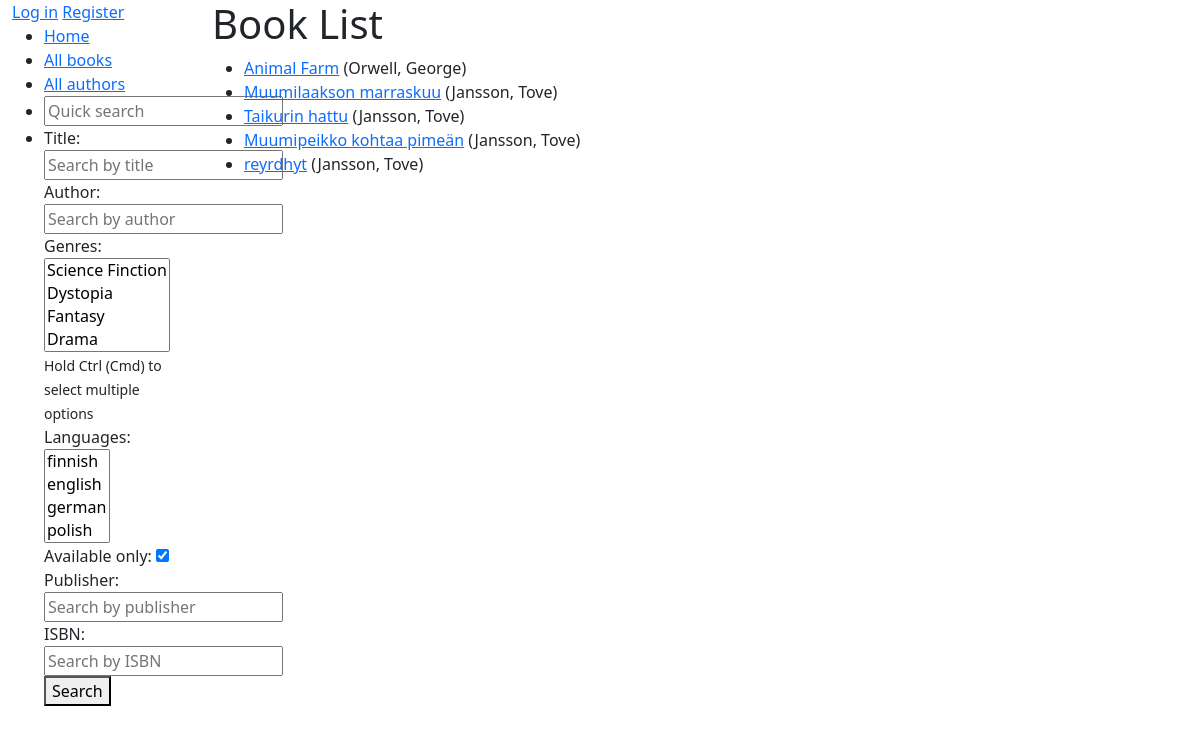
The page /books/ on the database its author committed.
### catalog/models.py (models this page shows, shortened)
class Book(models.Model):
    title = models.CharField(max_length=200)
    author = models.ForeignKey("Author", on_delete=models.RESTRICT, null=True)  # todo: handle > 1 authors
    summary = models.TextField(max_length=1000, help_text="Enter a brief description of the book.")
    isbn = models.CharField("ISBN",
                            max_length=13,
                            unique=True,
                            validators=[
                                RegexValidator(
                                    regex=r"^\d{10}(\d{3})?$",  # Matches ISBN-10 or ISBN-13
                                )
                            ])
    genre = models.ManyToManyField("Genre")  # fix: can select only 1
    language = models.ForeignKey("Language", on_delete=models.SET_NULL, null=True)  # todo: support multiple langs
    def get_absolute_url(self):
        return reverse("book-detail", args=[str(self.id)])
    def display_genre(self):
        """Display genre in admin"""
        return ", ".join(genre.name for genre in self.genre.all()[:3])
    display_genre.short_description = "Genre"

class Author(models.Model):
    first_name = models.CharField(max_length=50)
    last_name = models.CharField(max_length=50)
    date_of_birth = models.DateField(blank=True, null=True)
    date_of_death = models.DateField(blank=True, null=True)
    def __str__(self):
        return f"{self.last_name}, {self.first_name}"
    class Meta:
        ordering = ["last_name", "first_name"]

### catalog/views.py (the view)
# urls.py: path("books/", views.BookListView.as_view(), name="books"),
class BookListView(ListView):
    model = Book
    paginate_by = 10

### catalog/templates/catalog/book_list.html
{% extends "catalog/layout.html" %}
{% block content %}
    <h1>Book List</h1>
    <ul>
        {% for book in book_list %}
            <li>
                <a href="{{ book.get_absolute_url }}">{{ book.title }}</a>
                ({{ book.author }})
            </li>
        {% empty %}
            <p>There are no books in the library.</p>
        {% endfor %}
    </ul>
{% endblock content %}

### catalog/templates/catalog/layout.html (shortened to what this page needs)
<!DOCTYPE html>
<html lang="en">
<head>
    <link href="https://cdn.jsdelivr.net/npm/bootstrap@5.3.3/dist/css/bootstrap.min.css"
      rel="stylesheet"
>
</head>
<body>
    <div class="container-fluid">
        <div class="row">
            <div class="col-sm-2">
                {% block sidebar %}
                    {% if user.is_authenticated %}
                        <a href="{% url 'profile' %}">Profile</a>
                        <a href="{% url 'user-borrowed' %}">My books</a>
                        <form method="post" action="{% url 'logout' %}">
                            {% csrf_token %}
                            <button type="submit">Logout</button>
                        </form>
                    {% else %}
                        <a href="{% url 'login' %}">Log in</a>
                        <a href="{% url 'register' %}">Register</a>
                    {% endif %}
                    <ul class="sidebar-nav">
                        <li><a href="{% url 'index' %}">Home</a></li>
                        <li><a href="{% url 'books' %}">All books</a></li>
                        <li><a href="{% url 'authors' %}">All authors</a></li>
                        <li>
                            <form action="{% url 'search' %}">
                                <input type="text" name="q" placeholder="Quick search">
                            </form>
                        </li>
                        <li>
                            <form action="{% url 'advanced-search' %}">
                                <div>
                                    <label for="title">Title:</label>
                                    <input type="text" id="title" name="title" placeholder="Search by title">
                                </div>
                                <div>
                                    <label for="author">Author:</label>
                                    <input type="text" id="author" name="author" placeholder="Search by author">
                                </div>
                                <div>
                                    <label for="genres">Genres:</label>
                                    <select id="genres" name="genres" multiple>
                                        {% for genre in request.sidebar_data.genres %}
                                            <option value="{{ genre.id }}" {% if genre.id in query.genres %}selected{% endif %}>{{ genre.name }}</option>
                                        {% endfor %}
                                    </select>
                                    <small>Hold Ctrl (Cmd) to select multiple options</small>
                                </div>
                                <div>
                                    <label for="languages">Languages:</label>
                                    <select id="languages" name="languages" multiple>
                                        {% for language in request.sidebar_data.languages %}
                                            <option value="{{ language.id }}" {% if language.id in query.languages %}selected{% endif %}>{{ language.name }}</option>
                                        {% endfor %}
                                    </select>
                                </div>
                                <div>
                                    <label for="status">Available only:</label>
                                    <input type="checkbox" id="status" name="status" checked>
                                </div>
                                <div>
                                    <label for="imprint">Publisher:</label>
                                    <input type="text" id="imprint" name="imprint" placeholder="Search by publisher">
                                </div>
                                <div>
                                    <label for="isbn">ISBN:</label>
                                    <input type="text" id="isbn" name="isbn" placeholder="Search by ISBN" maxlength="13" pattern="\d{10}|\d{13}">
                                </div>
                                <button type="submit">Search</button>
                            </form>
                        </li>
                    </ul>
                {% endblock sidebar %}
            </div>
            <div class="col-sm-10">
                {% block content %}{% endblock content %}
            </div>
        </div>
    </div>
</body>
</html>

### rows shown on the page
Book: title "Animal Farm", author "Orwell, George"
Book: title "Muumilaakson marraskuu", author "Jansson, Tove"
Book: title "Taikurin hattu", author "Jansson, Tove"
Book: title "Muumipeikko kohtaa pimeän", author "Jansson, Tove"
Book: title "reyrdhyt", author "Jansson, Tove"
